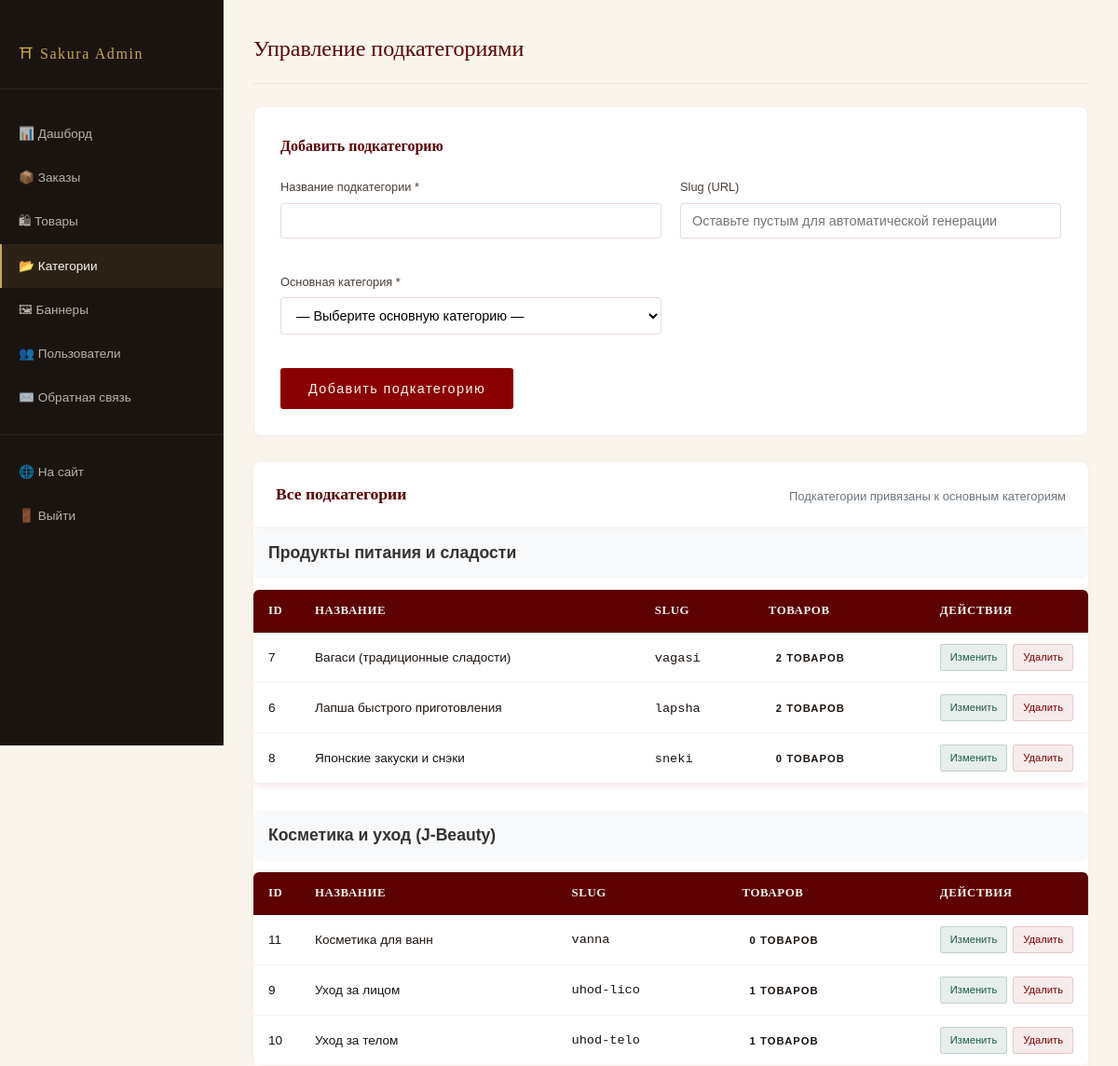
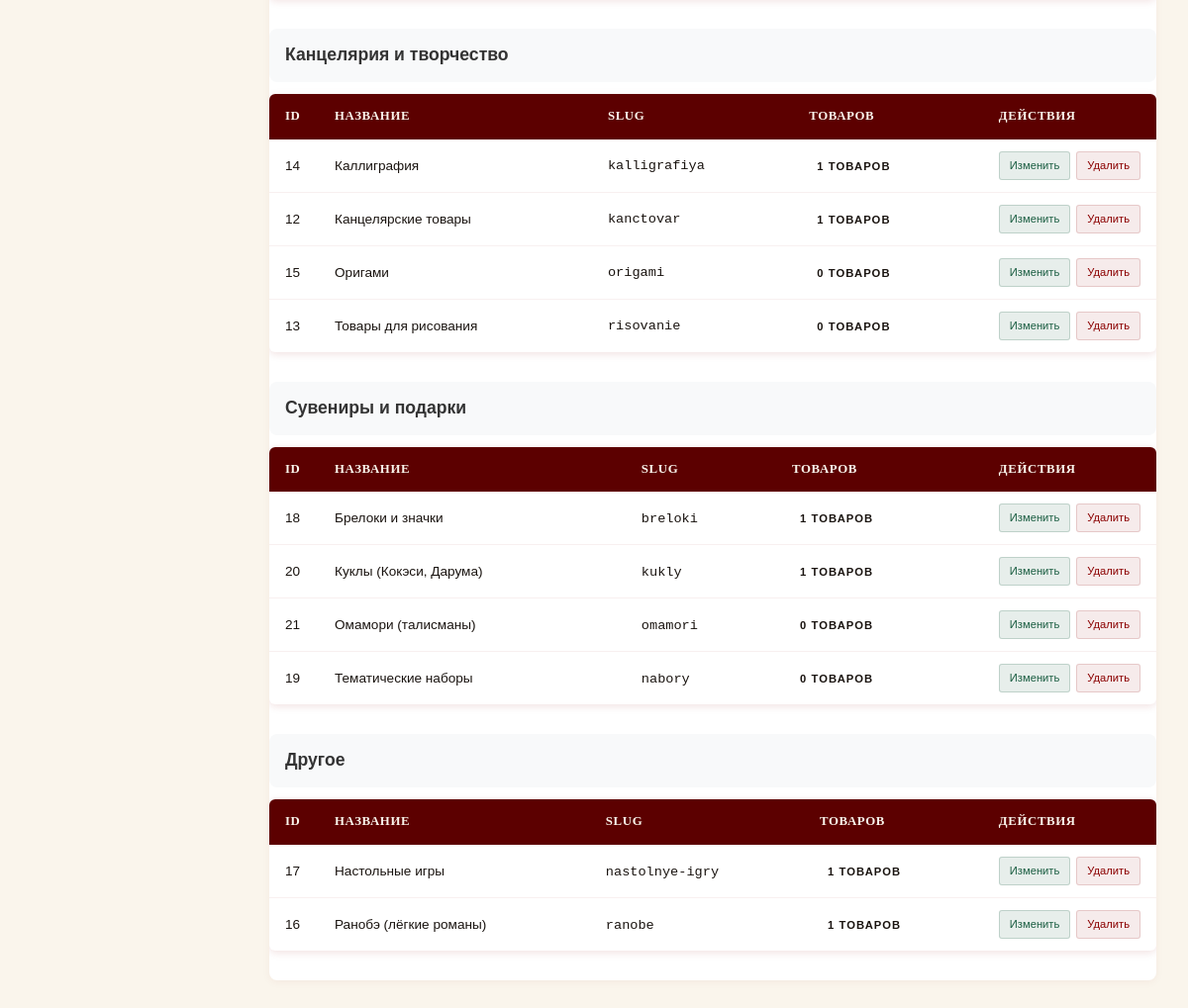
Screenshot of /admin/categories.php (signed in) with the database file from the repository (2 pictures, top to bottom).
### tables this page shows
CREATE TABLE `categories` (
  `id` int(10) UNSIGNED NOT NULL,
  `name` varchar(255) NOT NULL,
  `slug` varchar(255) NOT NULL,
  `main_category_id` int(10) UNSIGNED NOT NULL,
  `image` varchar(500) DEFAULT NULL
);

### config.php (called while the page is built, shortened)
<?php
function csrfToken(): string {
    return $_SESSION['csrf_token'];
}

### admin/categories.php (the view, shortened to what this page needs)
<?php
require_once '../config.php';
$db = getDB();
$editSubcat = null;
$subcategories = $db->query("
    SELECT c.*, mc.name as main_cat_name, mc.slug as main_cat_slug,
           (SELECT COUNT(*) FROM products WHERE category_id = c.id) as products_count
    FROM categories c
    LEFT JOIN main_categories mc ON mc.id = c.main_category_id
    ORDER BY mc.id, c.name
")->fetchAll();
include 'admin_header.php';
?>
<div class="admin-layout">
    <aside class="admin-sidebar">
        <div class="admin-logo">⛩ Sakura Admin</div>
        <nav class="admin-nav">
            <a href="index.php" class="admin-nav-item">📊 Дашборд</a>
            <a href="orders.php" class="admin-nav-item">📦 Заказы</a>
            <a href="products.php" class="admin-nav-item">🛍 Товары</a>
            <a href="categories.php" class="admin-nav-item active">📂 Категории</a>
            <a href="banners.php" class="admin-nav-item">🖼 Баннеры</a>
            <a href="users.php" class="admin-nav-item">👥 Пользователи</a>
            <a href="feedback.php" class="admin-nav-item">✉️ Обратная связь</a>
            <div class="admin-nav-divider"></div>
            <a href="<?= BASE_URL ?>index.php" class="admin-nav-item">🌐 На сайт</a>
            <a href="<?= BASE_URL ?>logout.php" class="admin-nav-item">🚪 Выйти</a>
        </nav>
    </aside>
    <main class="admin-main">
        <div class="admin-page-title">Управление подкатегориями</div>
        <div class="admin-form-card">
            <h2 class="admin-form-title">
                <?= $editSubcat ? 'Редактирование подкатегории: ' . htmlspecialchars($editSubcat['name']) : 'Добавить подкатегорию' ?>
            </h2>
            <form method="POST">
                <div class="admin-form-grid">
                    <div class="admin-form-group">
                        <label class="admin-form-label">Название подкатегории *</label>
                        <input type="text" class="admin-form-input" name="name" id="catName" required
                               value="<?= htmlspecialchars($editSubcat['name'] ?? '') ?>"
                               oninput="if(!<?= $editSubcat ? 'true' : 'false' ?>) document.getElementById('slugPreview').value = generateSlugFromName(this.value)">
                    </div>
                    <div class="admin-form-group">
                        <label class="admin-form-label">Slug (URL)</label>
                        <input type="text" class="admin-form-input" name="slug" id="slugPreview"
                               value="<?= htmlspecialchars($editSubcat['slug'] ?? '') ?>"
                               placeholder="Оставьте пустым для автоматической генерации">
                    </div>
                    <div class="admin-form-group">
                        <label class="admin-form-label">Основная категория *</label>
                        <select name="main_category_id" class="admin-form-select" required>
                            <option value="">— Выберите основную категорию —</option>
                        </select>
                    </div>
                </div>
                <div style="display:flex;gap:12px;flex-wrap:wrap;">
                    <button type="submit" class="btn btn-primary">
                        <?= $editSubcat ? 'Сохранить' : 'Добавить подкатегорию' ?>
                    </button>
                </div>
            </form>
        </div>
        <div class="admin-card">
            <div class="admin-card-header">
                <h2 class="admin-card-title">Все подкатегории</h2>
                <p class="admin-card-subtitle">Подкатегории привязаны к основным категориям</p>
            </div>
            <div class="admin-table-responsive">
                <?php if (empty($subcategories)): ?>
                <div class="empty-state">
                    <span class="empty-icon">📂</span>
                    <p>Подкатегорий не найдено</p>
                </div>
                <?php else: ?>
                <?php
                $grouped = [];
                foreach ($subcategories as $subcat) {
                    $grouped[$subcat['main_cat_name'] ?? 'Без категории'][] = $subcat;
                }
                ?>
                <?php foreach ($grouped as $mainCatName => $subcats): ?>
                <div class="category-group">
                    <h3 class="category-group-title"><?= htmlspecialchars($mainCatName) ?></h3>
                    <table class="admin-table">
                        <thead>
                            <tr>
                                <th style="width: 50px">ID</th>
                                <th>Название</th>
                                <th>Slug</th>
                                <th>Товаров</th>
                                <th style="width: 120px">Действия</th>
                            </thead>
                            <tbody>
                                <?php foreach ($subcats as $subcat): ?>
                                <tr>
                                    <td><?= $subcat['id'] ?></td>
                                    <td><?= htmlspecialchars($subcat['name']) ?></td>
                                    <td><code><?= htmlspecialchars($subcat['slug']) ?></code></td>
                                    <td>
                                        <span class="badge <?= $subcat['products_count'] > 0 ? 'badge-info' : 'badge-light' ?>">
                                            <?= $subcat['products_count'] ?> товаров
                                        </span>
                                    </td>
                                    <td>
                                        <div class="admin-actions">
                                            <a href="categories.php?edit=<?= $subcat['id'] ?>" class="admin-btn-action admin-btn-edit">Изменить</a>
                                            <a href="categories.php?delete=<?= $subcat['id'] ?>&csrf_token=<?= csrfToken() ?>"
                                               class="admin-btn-action admin-btn-delete"
                                               onclick="return confirm('Удалить подкатегорию «<?= htmlspecialchars($subcat['name']) ?>»?\n\nВсе товары в этой подкатегории будут также удалены!')">
                                               Удалить
                                            </a>
                                        </div>
                                    </td>
                                </tr>
                                <?php endforeach; ?>
                            </tbody>
                        </table>
                    </div>
                    <?php endforeach; ?>
                    <?php endif; ?>
                </div>
            </div>
        </main>
    </div>
<?php include 'admin_footer.php'; ?>

### css/admin.css (style rules this page uses)
.admin-layout { display: flex; min-height: 100vh; position: relative; }
.admin-sidebar { width: 240px; background: var(--charcoal); color: var(--ivory); transition: transform 0.3s ease; flex-shrink: 0; height: 100vh; position: sticky; top: 0; overflow-y: auto; z-index: 100; }
.admin-logo { padding: 24px 20px; font-family: var(--font-serif); color: var(--gold); font-size: 1rem; letter-spacing: 0.1em; border-bottom: 1px solid var(--charcoal-mid); white-space: nowrap; }
.admin-nav { padding: 16px 0; }
.admin-nav-item { display: flex; align-items: center; gap: 12px; padding: 12px 20px; color: rgba(250,245,236,0.7); font-size: 0.85rem; transition: all 0.2s ease; white-space: nowrap; text-decoration: none; }
.admin-nav-item:hover, .admin-nav-item.active { color: var(--ivory); background: rgba(201,168,76,0.1); border-left: 2px solid var(--gold); padding-left: 18px; }
.admin-nav-divider { height: 1px; background: var(--charcoal-mid); margin: 16px 0; }
.admin-main { flex: 1; padding: 32px; background: var(--ivory); overflow-x: hidden; max-width: calc(100% - 240px); }
.admin-page-title { font-family: var(--font-serif); font-size: 1.5rem; color: var(--crimson-deep); margin-bottom: 24px; padding-bottom: 16px; border-bottom: 1px solid rgba(139,0,0,0.1); }
.admin-card { background: var(--white); border-radius: 8px; box-shadow: 0 2px 8px rgba(139,0,0,0.05); overflow: hidden; margin-bottom: 24px; }
.admin-card-header { display: flex; justify-content: space-between; align-items: center; padding: 20px 24px; border-bottom: 1px solid rgba(139,0,0,0.08); flex-wrap: wrap; gap: 12px; }
.admin-card-title { font-family: var(--font-serif); color: var(--crimson-deep); font-size: 1.1rem; margin: 0; }
.admin-table-responsive { overflow-x: auto; -webkit-overflow-scrolling: touch; margin: 0; }
.admin-table { width: 100%; border-collapse: collapse; min-width: 600px; }
.admin-table th { background: var(--crimson-deep); color: var(--ivory); padding: 12px 16px; text-align: left; font-family: var(--font-serif); font-size: 0.8rem; letter-spacing: 0.05em; white-space: nowrap; }
.admin-table td { padding: 12px 16px; border-bottom: 1px solid rgba(139,0,0,0.06); font-size: 0.85rem; }
.admin-table tr:last-child td { border-bottom: none; }
.admin-btn-action { display: inline-block; padding: 4px 10px; font-size: 0.7rem; border-radius: 3px; transition: all 0.2s ease; text-decoration: none; border: 1px solid transparent; white-space: nowrap; }
.admin-btn-edit { background: rgba(27,94,66,0.1); color: var(--emerald); border-color: rgba(27,94,66,0.2); }
.admin-btn-delete { background: rgba(139,0,0,0.08); color: var(--crimson); border-color: rgba(139,0,0,0.15); }
.admin-form-card { background: var(--white); border-radius: 8px; padding: 28px; border: 1px solid rgba(139,0,0,0.08); margin-bottom: 28px; }
.admin-form-title { font-family: var(--font-serif); color: var(--crimson-deep); font-size: 1rem; margin-bottom: 20px; }
.admin-form-grid { display: grid; grid-template-columns: repeat(2, 1fr); gap: 20px; margin-bottom: 20px; }
.admin-form-group { margin-bottom: 16px; }
.admin-form-label { display: block; font-size: 0.8rem; color: var(--charcoal-light); margin-bottom: 6px; font-weight: 500; }
.admin-form-input, .admin-form-select, .admin-form-textarea { width: 100%; padding: 10px 12px; border: 1px solid rgba(139,0,0,0.15); border-radius: 4px; font-size: 0.9rem; transition: all 0.2s ease; background: var(--white); }

### admin/admin_header.php (style rules this page uses)
body { background: var(--ivory); margin: 0; padding: 0; overflow-x: hidden; }
* { box-sizing: border-box; }

### admin/categories.php (style rules this page uses)
.category-group { margin-bottom: 30px; }
.category-group-title { font-size: 1.1rem; font-weight: 600; color: #333; padding: 12px 16px; background: #f8f9fa; border-radius: 8px; margin: 0 0 12px 0; }
.admin-card-subtitle { font-size: 13px; color: #6c757d; margin-top: 4px; }

### rows the page displays
categories: id "7", name "Вагаси (традиционные сладости)", slug "vagasi", products_count "2"
categories: id "6", name "Лапша быстрого приготовления", slug "lapsha", products_count "2"
categories: id "8", name "Японские закуски и снэки", slug "sneki", products_count "0"
categories: id "11", name "Косметика для ванн", slug "vanna", products_count "0"
categories: id "9", name "Уход за лицом", slug "uhod-lico", products_count "1"
categories: id "10", name "Уход за телом", slug "uhod-telo", products_count "1"
categories: id "14", name "Каллиграфия", slug "kalligrafiya", products_count "1"
categories: id "12", name "Канцелярские товары", slug "kanctovar", products_count "1"
categories: id "15", name "Оригами", slug "origami", products_count "0"
categories: id "13", name "Товары для рисования", slug "risovanie", products_count "0"
categories: id "18", name "Брелоки и значки", slug "breloki", products_count "1"
categories: id "20", name "Куклы (Кокэси, Дарума)", slug "kukly", products_count "1"
categories: id "21", name "Омамори (талисманы)", slug "omamori", products_count "0"
categories: id "19", name "Тематические наборы", slug "nabory", products_count "0"
categories: id "17", name "Настольные игры", slug "nastolnye-igry", products_count "1"
categories: id "16", name "Ранобэ (лёгкие романы)", slug "ranobe", products_count "1"

### other values shown
$mainCatName "Продукты питания и сладости"
$mainCatName "Косметика и уход (J-Beauty)"
$mainCatName "Канцелярия и творчество"
$mainCatName "Сувениры и подарки"
$mainCatName "Другое"
